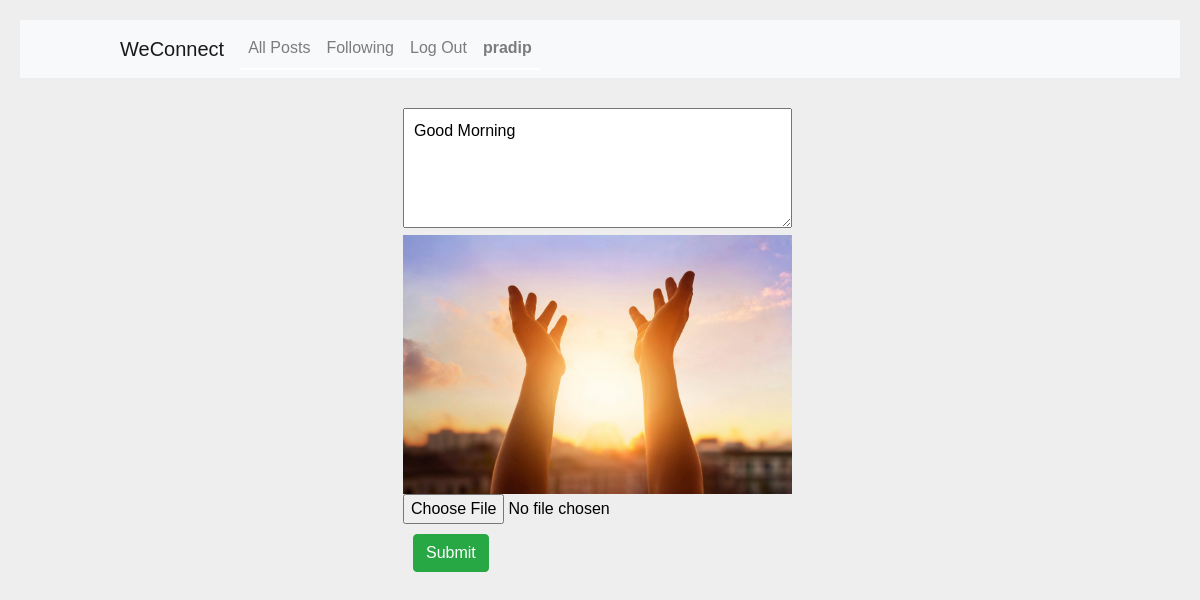
Screenshot of /edit/?psid=80 (signed in) with the database file from the repository.
### network/models.py (models this page shows, shortened)
class User(AbstractUser):
    following = models.ManyToManyField("self",symmetrical=False,related_name="followers",blank=True)
    pass

class Posts(models.Model):
	id = models.AutoField(primary_key=True)
	creator = models.ForeignKey("User",related_name="profile",on_delete=models.CASCADE)
	content = models.CharField(blank=False, max_length=1000)
	timestamp = models.DateTimeField(auto_now_add=True)
	likes = models.IntegerField(default=0)
	likedby = models.ManyToManyField("User",related_name="likers",blank=True)

class Image(models.Model):
	uploader = models.ForeignKey("User", related_name="pics", on_delete=models.CASCADE)
	post= models.ForeignKey("Posts", related_name="pics", on_delete=models.CASCADE)
	link = models.CharField(blank=False, max_length=1000)
	code = models.CharField(blank=False, max_length=200)

### network/views.py (the view)
# urls.py: path("edit/",views.edit,name="edit"),
@login_required
def edit(request):
    if request.method == "POST":
        content = request.POST['content']
        me = request.user.username
        creator = User.objects.get(username=me)
        the_id = request.POST['idd']
        print(the_id)
        post_old=Posts.objects.get(id=the_id)
        back=post_old
        try:
            pic_old=post_old.pics.all().first()
            pic_id=pic_old.id
            print("Printid ==")
            print(pic_id)
        except:
            pass
        create_post = Posts.objects.create(creator=creator,content= content)
        create_post.save()
        try:
            uploaded_image=request.FILES['image']
            fs=FileSystemStorage()
            filename=fs.save(uploaded_image.name,uploaded_image)
            uploaded_file_url=fs.url(filename)
            store_image= Image.objects.create(uploader=creator,post=create_post,link=uploaded_file_url)
            store_image.save()
        except Exception:
            try:
                print("checkpoint pass")
                print(create_post)
                print(back)
                store_image= Image.objects.get(post=back)
                print(store_image)
                store_image.post=create_post
                print("this also")
                store_image.save()
            except Exception:
                pass
        post_old.delete()
        return HttpResponseRedirect(reverse("index"))
    elif request.method=="GET":
        me=request.user.username
        pro=User.objects.get(username=me)
        psid=request.GET['psid']
        post=Posts.objects.get(id=psid)
        try:
            pic=Image.objects.get(post=post)
        except:
            pic=None
        if (post.creator == pro):
            return render(request,"network/edit.html",{
                "profile":pro,
                "post":post,
                "pic":pic
            })
        else:
            return HttpResponseRedirect(reverse("index"))
    else:
        raise Http404

### network/templates/network/edit.html (shortened to what this page needs)
{% extends 'network/layout.html' %}
{% block body %}
    <div id="create_post">
        <form method="post" action="{% url 'edit' %}" id="post_form" enctype="multipart/form-data">
            <textarea id="upload" name="content" placeholder="Your text here...">{% if post %}{{post.content}}{% endif %}</textarea><br>
            {% if pic is not None %}
                {% if pic.post == post %}
                    <div class="image"><img src="{{pic.link}}"></div>
                {% endif %}
            {% endif %}
            <input type="file" name="image">
            <button type="Submit" class="btn btn-success post_submit">Submit</button>
        </form>
    </div>
{% endblock %}

### network/templates/network/layout.html (shortened to what this page needs)
{% load static %}
<!DOCTYPE html>
<html lang="en">
    <head>
        <link rel="stylesheet" href="https://cdnjs.cloudflare.com/ajax/libs/font-awesome/5.15.1/css/all.min.css" />
        <link rel="stylesheet" href="https://stackpath.bootstrapcdn.com/bootstrap/4.4.1/css/bootstrap.min.css">
        <link rel="stylesheet" href="https://cdn.jsdelivr.net/npm/bootstrap@4.5.3/dist/css/bootstrap.min.css">
        <link href="{% static 'network/styles.css' %}" rel="stylesheet">
    </head>
    <body>
        <nav class="navbar navbar-expand-lg navbar-light bg-light">
            <a class="navbar-brand" href="#">WeConnect</a>
            <div>
              <ul class="navbar-nav mr-auto">
                <li class="nav-item">
                  <a class="nav-link" href="{% url 'index' %}">All Posts</a>
                </li>
                {% if user.is_authenticated %}
                    <li class="nav-item">
                        <a class="nav-link" href="{% url 'following' %}">Following</a>
                    </li>
                    <li class="nav-item">
                        <a class="nav-link" href="{% url 'logout' %}">Log Out</a>
                    </li>
                {% endif %}
                {% if user.is_authenticated %}
                    <li class="nav-item">
                        <a class="nav-link" href="{% url 'me' %}"><strong>{{ user.username }}</strong></a>
                    </li>
                {% endif %}
              </ul>
            </div>
        </nav>
        <div class="body">
            {% block body %}
            {% endblock %}
        </div>
    </body>
</html>

### network/static/network/styles.css (style rules this page uses)
* { box-sizing: border-box; padding: 0; margin: 0; }
body { background: #eee; font-family: sans-serif; color:black; margin:10px; padding:10px; }
.body { margin-left:50px; margin-top:30px; }
.navbar { padding-left:100px; }
.nav-item { border-bottom:2px solid white; }
.body { background: none; }
#post_form { display:inline-block; margin-left: 30%; width: 35%; }
#upload,#id_content { padding:10px; min-height: 120px; height:auto; width:100%; }
.post_submit { margin: 10px; }
.image img { height:auto; width:100% }
ul { list-style-type: none; display: none; transition: 0.6s; }

### rows the page displays
User: username "pradip"
Posts: content "Good Morning"
Image: link (picture)
